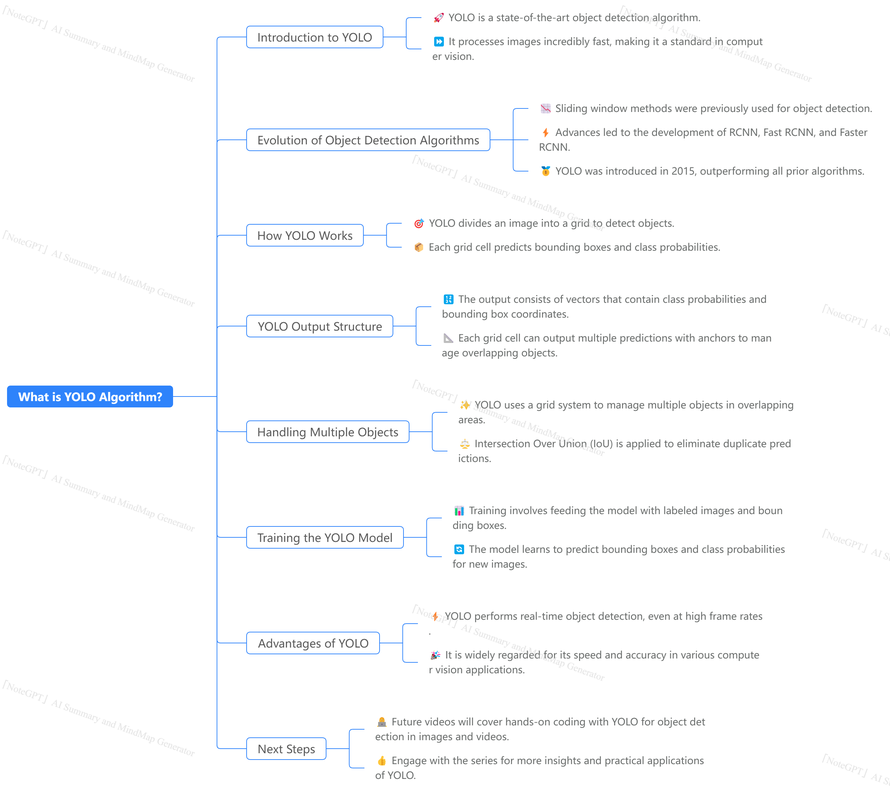
#> input picture NoteGPT_MindMap_1725197273553.png, 890 x 793 px, shrunk from 2530 x 2252 before the run
$ python -i test.py   (imports and definitions only)
#> lines starting #> are read from the running program, lines starting #| are printed output that depends on the picture; after the words box and inside, x2 and y2 are one past the last pixel; in counts of white or black regions, pixels touching at a corner belong together
from ultralytics import YOLO
import cv2 as cv
import numpy as np

def center(frame):
#> called with frame = 'NoteGPT_MindMap_1725197273553.png'
    frame = cv.imread(frame)
#> frame is the input picture: shape (793, 890, 3); mean B, G, R 251.3, 250.2, 249.3
    # Convert to grayscale
    gray = cv.cvtColor(frame, cv.COLOR_BGR2GRAY)
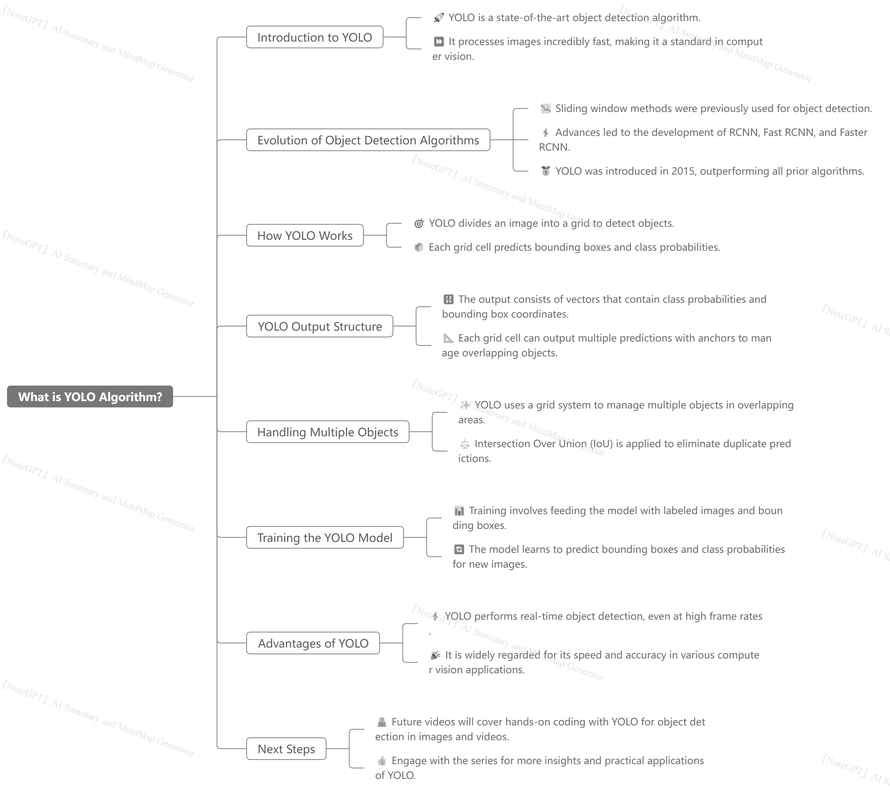
#> gray: shape (793, 890); min 59, max 255, mean 250.1

    # Apply Gaussian blur
    blur = cv.GaussianBlur(gray, (5, 5), cv.BORDER_DEFAULT)

    # Apply thresholding
    ret, thresh = cv.threshold(blur, 200, 255, cv.THRESH_BINARY_INV)
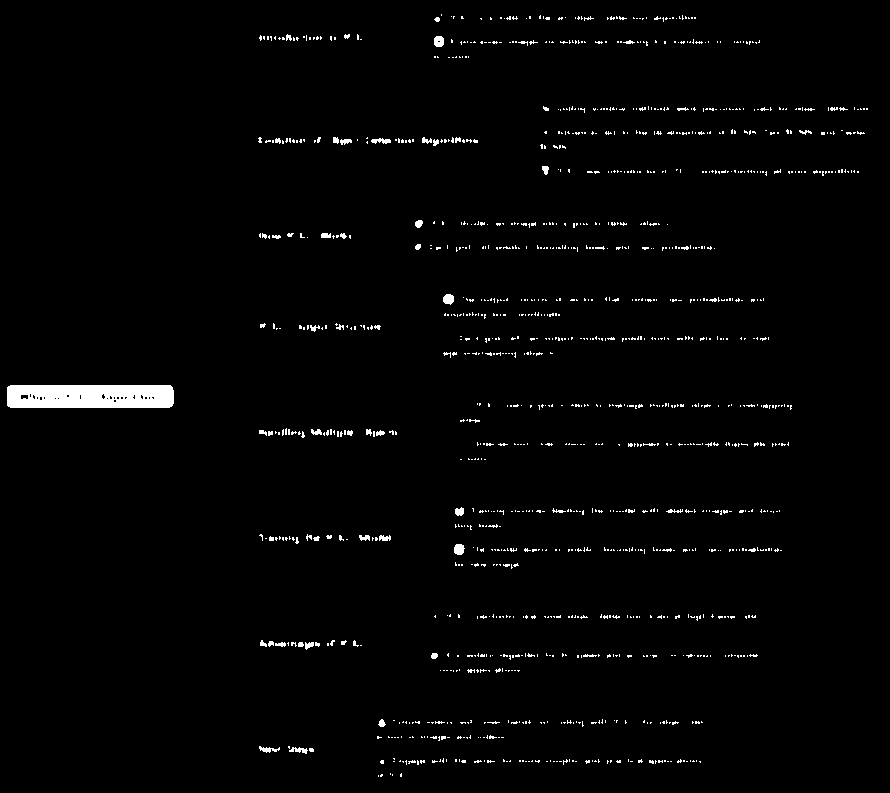
#> thresh: shape (793, 890); 1.8% white; 1263 white regions (1194 under 20 px)
    cv.imwrite("thresh.png", thresh)

    # Find contours
    contours, _ = cv.findContours(thresh, cv.RETR_LIST, cv.CHAIN_APPROX_SIMPLE)
#> contours = 1287 contours, 1261 with area under 20; largest, box (x1, y1, x2, y2) and area: (7, 385, 174, 408) 3633, (434, 36, 444, 47) 82, (454, 544, 465, 555) 82, (443, 294, 454, 305) 80, (371, 138, 391, 144) 54
    blank = np.zeros(thresh.shape[:2], dtype='uint8')
    cv.drawContours(blank, contours, -1, (255, 0, 0), 1)
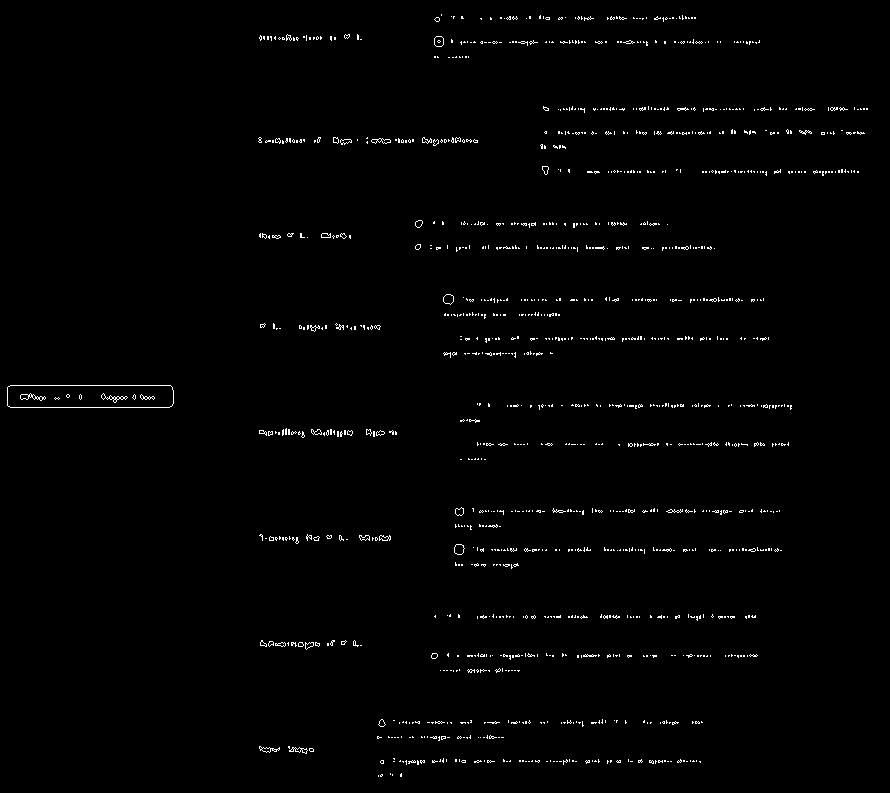
#> blank: shape (793, 890); 1.1% white in thin lines or dots
    cv.imwrite("Contours.png", blank)

    # Find the center of each contour
    for i in contours:
        M = cv.moments(i)
        if M['m00'] != 0:
            cx = int(M['m10'] / M['m00'])
            cy = int(M['m01'] / M['m00'])
            cv.drawContours(frame, [i], -1, (0, 255, 0), 2)
            cv.circle(frame, (cx, cy), 7, (0, 0, 255), -1)
            cv.putText(frame, "center", (cx - 20, cy - 20), cv.FONT_HERSHEY_SIMPLEX, 0.5, (0, 0, 0), 2)
            print(f"x: {cx} y: {cy}")
#> this loop made 1287 passes
#> (i, cx, cy) on passes 4, 6, 19, 22, 24, 25, 27, 30, 31, 32, 35: ([[401, 773], [400, 774], [400, 776], [401, 776]], 400, 774), ([[699, 761], [700, 762], [700, 761]], 699, 761), ([[402, 761], [403, 762], [403, 761]], 402, 761), ([[693, 760], [692, 761], [694, 761]], 693, 760), ([[683, 760], [683, 761], [684, 761], [684, 760]], 683, 760), ([[664, 760], [664, 761], [665, 761], [665, 760]], 664, 760), ([[655, 760], [655, 763], [655, 762], [656, 761]], 655, 761), ([[610, 760], [610, 762], [611, 761], [611, 760]], 610, 760), ([[607, 760], [607, 763], [607, 762], [608, 761]], 607, 761), ([[595, 760], [594, 761], [596, 761]], 595, 760), ([[572, 760], [572, 761], [573, 761], [573, 760]], 572, 760)
#> (cx, cy) on passes 3, 26, 28, 29, 34, 37: (381, 775), (659, 761), (651, 761), (618, 761), (587, 761), (537, 760)
#| x: 381 y: 775
#| x: 400 y: 774
#| x: 699 y: 761
#| x: 402 y: 761
#| x: 693 y: 760
#| x: 683 y: 760
#| x: 664 y: 760
#| x: 659 y: 761
#> (further printed lines are left out)
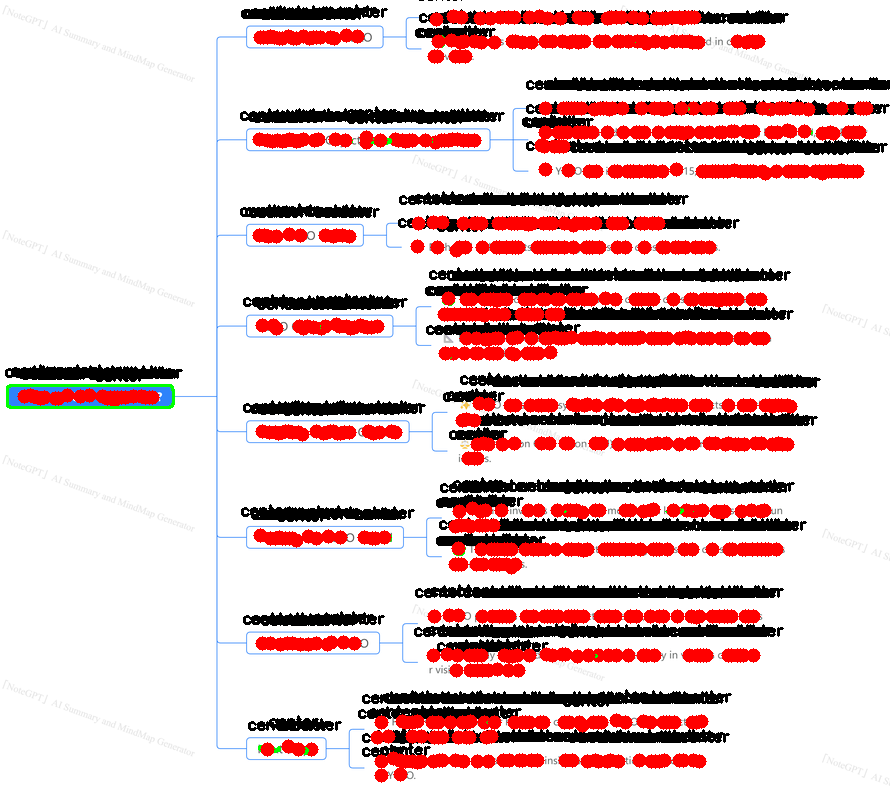
#> frame: shape (793, 890, 3); mean B, G, R 196.8, 196.5, 225.3
    cv.imwrite("image.png", frame)


# [1 line not run here, left out]

>>> result = center('NoteGPT_MindMap_1725197273553.png')
